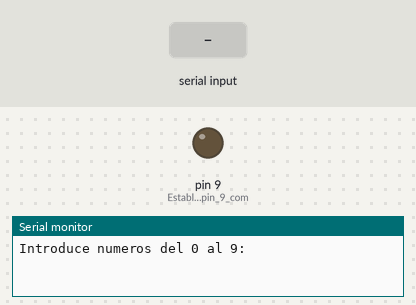
This sketch was run on a simulated Arduino Uno, built with avr-gcc and run on an emulated ATmega328P. Shown: output pins drawn as LEDs (lit = HIGH), the last lines printed to the serial monitor. The test bench sets the inputs (shaded band).

Above: at 1.2 s.
1.3 s: byte 30 received over Serial
At 2.3 s:
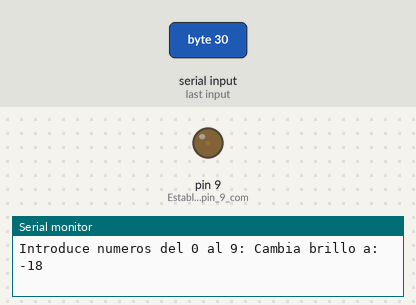
2.8 s: byte 90 received over Serial
At 3.5 s:
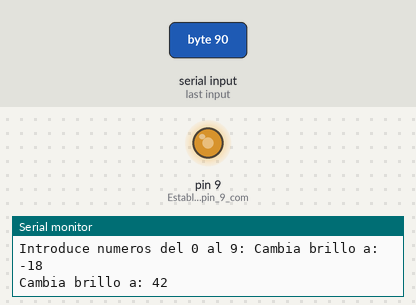
4.3 s: byte 120 received over Serial
At 4.6 s:
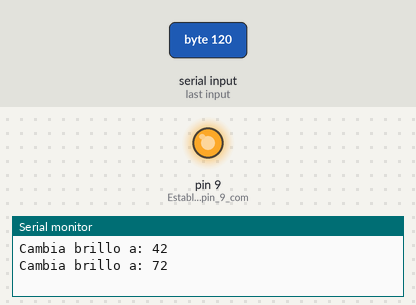
Timing chart, 0 to 7.3 s (numbered marks = the images above; inputs shaded):
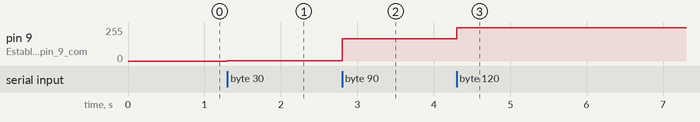

The sketch:

Tema_9_1.ino
```cpp
void setup(){
  Serial.begin(9600);                                       // Indicamos la velocidad del puerto serie
  pinMode( 9, OUTPUT);                                      // Establecemos el pin 9 como SALIDA
  Serial.print( "Introduce numeros del 0 al 9: ");
}


void loop(){
  byte dato;
  byte brillo;

  if( Serial.available() > 0) {                             // ¿Ha enviado algun dato el PC?
    dato= Serial.read();                                    // Guardamos el dato enviado en la variable dato
    brillo = map( dato, 0x30, 0x39, 0, 255);                // Escalamos el valor
    analogWrite( 9, brillo);                                // Modificamos la intensidad del LED
    Serial.print( "Cambia brillo a: ");                     // Escribimos de vuelta al PC
    Serial.println( dato - 0x30);
  }

}
```

Measured:
- after the input at 1.3 s, pin 9 (Establecemos_el_pin_9_com): 0/255 → 2/255 at once
- after the input at 2.8 s, pin 9 (Establecemos_el_pin_9_com): 2/255 → 166/255 at once
- after the input at 4.3 s, pin 9 (Establecemos_el_pin_9_com): 166/255 → 248/255 at once
